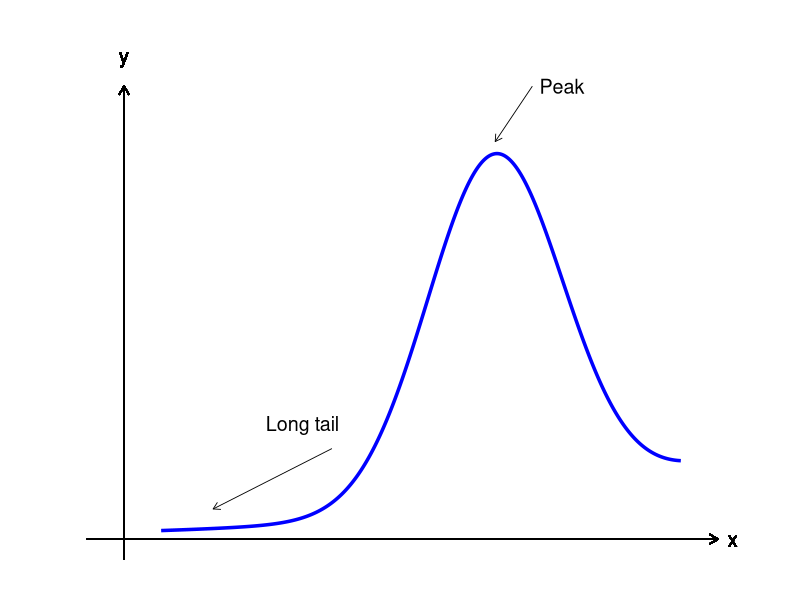
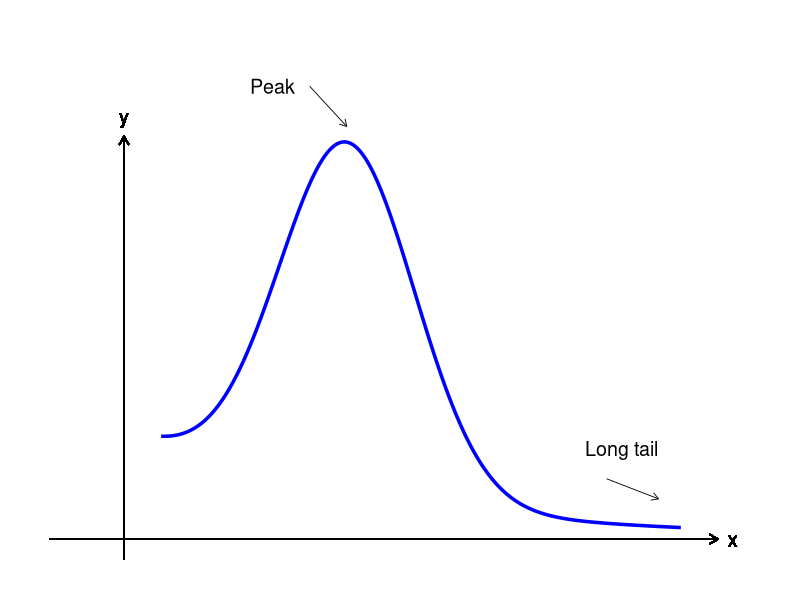
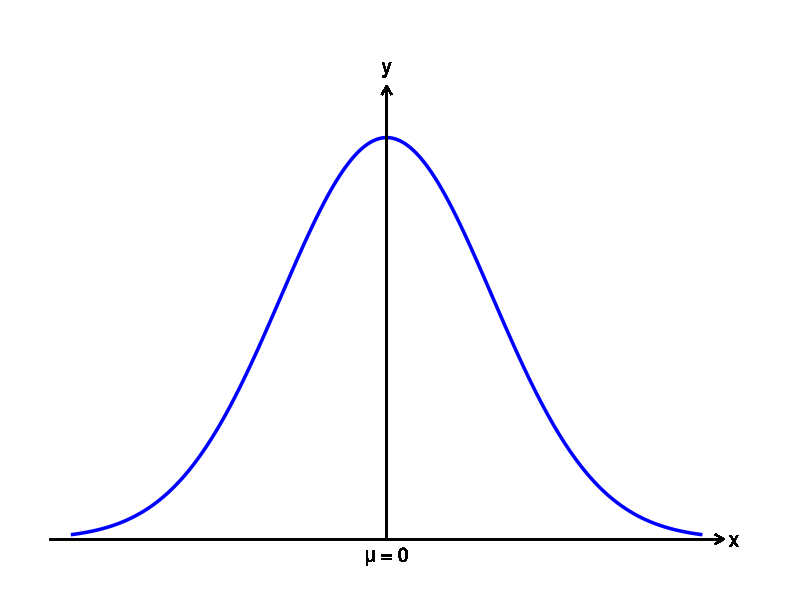
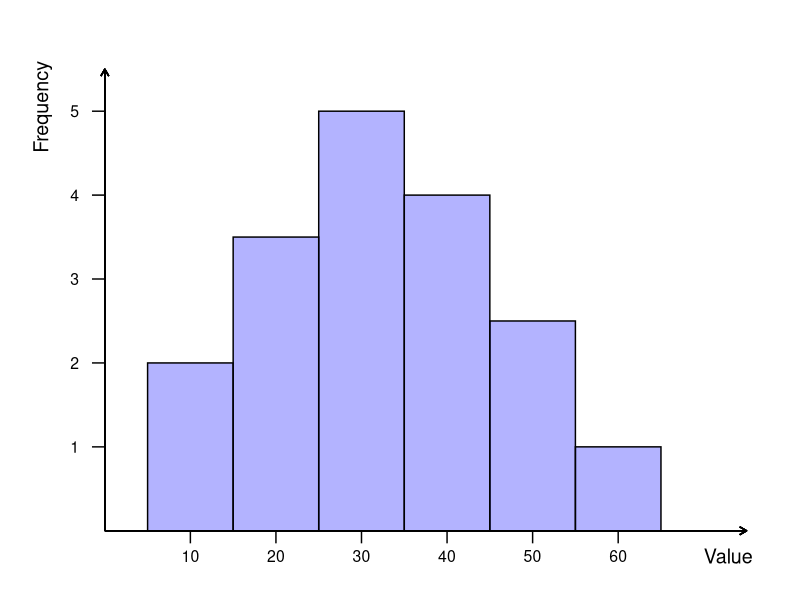
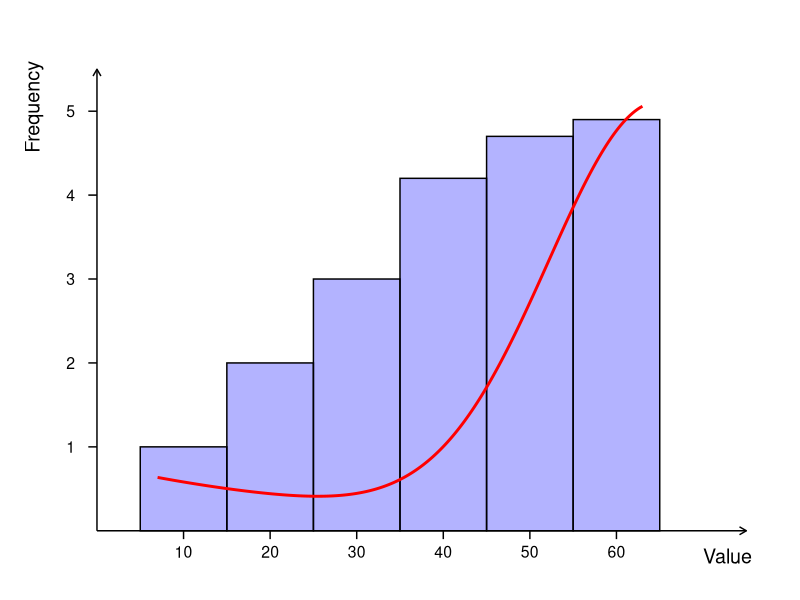
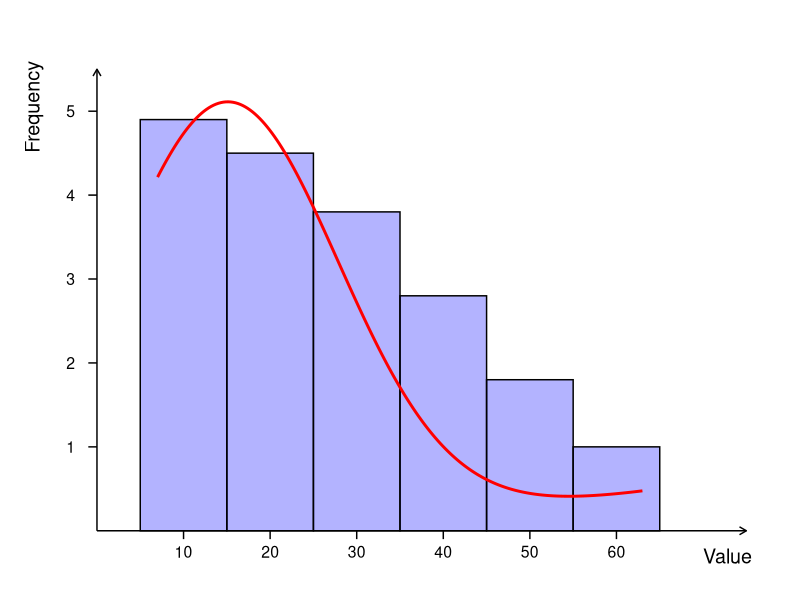
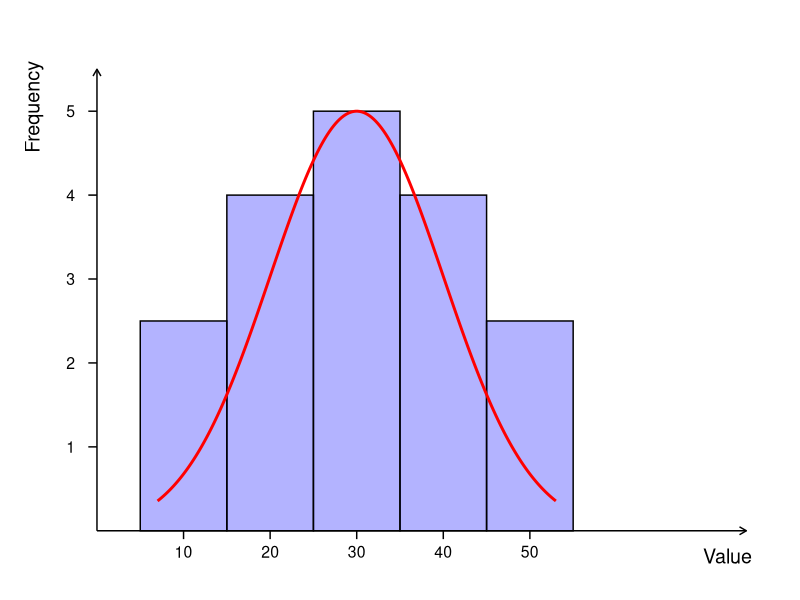
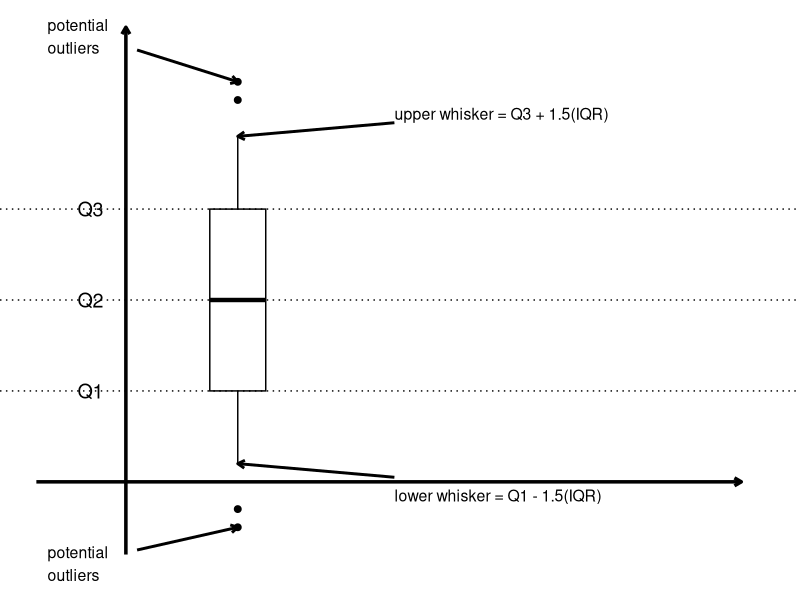

Recreate these plots in R, in order.
## ---- chunk 1
library(ggplot2)
library(grid)  # for unit()

# Create data for the skewed curve
x <- seq(0.5, 7.5, length.out = 500)
y <- 3.5 * exp(-0.6 * (x - 5)^2) + 0.6 * exp(-0.3 * (7 - x))
data <- data.frame(x, y)

# Plot
ggplot(data, aes(x, y)) +
  geom_line(color = "blue", linewidth = 1.2) +
  
  # Custom x- and y-axes with arrows
  geom_segment(aes(x = -0.5, xend = 8, y = 0, yend = 0),
               arrow = arrow(length = unit(0.25, "cm")),
               color = "black", linewidth = 0.5, inherit.aes = FALSE) +
  geom_segment(aes(x = 0, xend = 0, y = -0.2, yend = 4.5),
               arrow = arrow(length = unit(0.25, "cm")),
               color = "black", linewidth = 0.5, inherit.aes = FALSE) +
  
  # Axis labels near arrow tips
  geom_text(aes(x = 8.2, y = 0, label = "x"), size = 5, inherit.aes = FALSE) +
  geom_text(aes(x = 0, y = 4.8, label = "y"), size = 5, inherit.aes = FALSE) +
  
  # Annotations
  geom_segment(data = data.frame(x = 2.8, y = 0.9, xend = 1.2, yend = 0.3),
               aes(x = x, y = y, xend = xend, yend = yend),
               arrow = arrow(length = unit(0.2, "cm")), linewidth = 0.3,
               inherit.aes = FALSE) +
  geom_text(data = data.frame(x = 2.4, y = 1.15, label = "Long tail"),
            aes(x = x, y = y, label = label), size = 5,
            inherit.aes = FALSE) +
  
  geom_segment(data = data.frame(x = 5.5, y = 4.5, xend = 5.0, yend = 3.95),
               aes(x = x, y = y, xend = xend, yend = yend),
               arrow = arrow(length = unit(0.2, "cm")), linewidth = 0.3,
               inherit.aes = FALSE) +
  geom_text(data = data.frame(x = 5.90, y = 4.5, label = "Peak"),
            aes(x = x, y = y, label = label), size = 5,
            inherit.aes = FALSE) +
  
  coord_cartesian(xlim = c(-1, 8.5), ylim = c(-0.2, 5)) +
  theme_minimal(base_size = 14) +
  theme(
    panel.grid = element_blank(),
    axis.title = element_blank(),
    axis.text = element_blank(),
    axis.ticks = element_blank()
  )
## ---- chunk 2
library(ggplot2)
library(grid)  # for unit()

# Create data for the skewed curve
x <- seq(0.5, 7.5, length.out = 500)
y <- 3.5 * exp(-0.6 * (x - 3)^2) + 0.6 * exp(-0.3 * (x - 2))
data <- data.frame(x, y)

ggplot(data, aes(x, y)) +
  geom_line(color = "blue", linewidth = 1.2) +
  
  # Axes with arrows
  geom_segment(aes(x = -1, xend = 8, y = 0, yend = 0),
               arrow = arrow(length = unit(0.25, "cm")),
               color = "black", linewidth = 0.5, inherit.aes = FALSE) +
  geom_segment(aes(x = 0, xend = 0, y = -0.2, yend = 4),
               arrow = arrow(length = unit(0.25, "cm")),
               color = "black", linewidth = 0.5, inherit.aes = FALSE) +
  
  # Axis labels
  geom_text(aes(x = 8.2, y = 0, label = "x"), size = 5, inherit.aes = FALSE) +
  geom_text(aes(x = 0, y = 4.2, label = "y"), size = 5, inherit.aes = FALSE) +
  
  # Annotations
  geom_segment(data = data.frame(x = 2.5, y = 4.5, xend = 3, yend = 4.1),
               aes(x = x, y = y, xend = xend, yend = yend),
               arrow = arrow(length = unit(0.2, "cm")),
               linewidth = 0.3, inherit.aes = FALSE) +
  geom_text(data = data.frame(x = 2, y = 4.5, label = "Peak"),
            aes(x = x, y = y, label = label),
            size = 5, inherit.aes = FALSE) +
  
  geom_segment(data = data.frame(x = 6.5, y = 0.6, xend = 7.2, yend = 0.4),
               aes(x = x, y = y, xend = xend, yend = yend),
               arrow = arrow(length = unit(0.2, "cm")),
               linewidth = 0.3, inherit.aes = FALSE) +
  geom_text(data = data.frame(x = 6.7, y = 0.9, label = "Long tail"),
            aes(x = x, y = y, label = label),
            size = 5, inherit.aes = FALSE) +
  
  coord_cartesian(xlim = c(-1, 8.5), ylim = c(-0.2, 5)) +
  theme_minimal(base_size = 14) +
  theme(
    panel.grid = element_blank(),
    axis.title = element_blank(),
    axis.text = element_blank(),
    axis.ticks = element_blank()
  )
## ---- chunk 3
library(ggplot2)
library(grid)

# Standard normal curve
x <- seq(-3, 3, length.out = 500)
y <- dnorm(x)
data <- data.frame(x, y)

ggplot(data, aes(x, y)) +
  geom_line(color = "blue", linewidth = 1.2) +
  
  # Axes with arrows
  geom_segment(aes(x = -3.2, xend = 3.2, y = 0, yend = 0),
               arrow = arrow(length = unit(0.25, "cm")),
               color = "black", linewidth = 0.6, inherit.aes = FALSE) +
  geom_segment(aes(x = 0, xend = 0, y = 0, yend = 0.45),
               arrow = arrow(length = unit(0.25, "cm")),
               color = "black", linewidth = 0.6, inherit.aes = FALSE) +
  
  # Dashed line from peak to x-axis
  geom_segment(aes(x = 0, xend = 0, y = 0, yend = dnorm(0)),
               linetype = "dashed", color = "black", inherit.aes = FALSE) +
  
  # Axis labels
  geom_text(aes(x = 3.3, y = 0, label = "x"), size = 5, inherit.aes = FALSE) +
  geom_text(aes(x = 0, y = 0.47, label = "y"), size = 5, inherit.aes = FALSE) +
  
  # Label for mu = 0
  geom_text(aes(x = 0, y = -0.015, label = "μ = 0"), size = 5, inherit.aes = FALSE) +
  
  coord_cartesian(xlim = c(-3.2, 3.5), ylim = c(-0.02, 0.5)) +
  theme_minimal(base_size = 14) +
  theme(
    panel.grid = element_blank(),
    axis.title = element_blank(),
    axis.text = element_blank(),
    axis.ticks = element_blank()
  )
## ---- chunk 4
library(ggplot2)

# Data for bars
df <- data.frame(
  xmin = c(0.5, 1.5, 2.5, 3.5, 4.5, 5.5),
  xmax = c(1.5, 2.5, 3.5, 4.5, 5.5, 6.5),
  ymax = c(2, 3.5, 5, 4, 2.5, 1)
)
df$xmid <- (df$xmin + df$xmax) / 2
df$xlabel <- c("10", "20", "30", "40", "50", "60")

# Plot
ggplot(df) +
  # Bars
  geom_rect(aes(xmin = xmin, xmax = xmax, ymin = 0, ymax = ymax),
            fill = "blue", alpha = 0.3, color = "black") +
  
  # X-axis ticks and labels
  geom_segment(data = df, aes(x = xmid, xend = xmid, y = 0, yend = -0.15)) +
  geom_text(data = df, aes(x = xmid, y = -0.3, label = xlabel), size = 4) +
  
  # Y-axis ticks and labels
  geom_segment(data = data.frame(y = 1:5),
               aes(x = 0, xend = -0.15, y = y, yend = y)) +
  geom_text(data = data.frame(y = 1:5),
            aes(x = -0.3, y = y, label = y), size = 4, hjust = 1) +
  
  # Axis arrows
  geom_segment(aes(x = 0, xend = 7.5, y = 0, yend = 0),
               arrow = arrow(length = unit(0.2, "cm")), linewidth = 0.5) +
  geom_segment(aes(x = 0, xend = 0, y = 0, yend = 5.5),
               arrow = arrow(length = unit(0.2, "cm")), linewidth = 0.5) +
  
  # Axis titles
  annotate("text", x = 7.0, y = -0.3, label = "Value", hjust = 0, size = 5) +
  annotate("text", x = -0.75, y = 5.6, label = "Frequency", angle = 90, hjust = 1, size = 5) +
  
  # Layout
  coord_cartesian(xlim = c(-0.8, 7.7), ylim = c(-0.5, 6)) +
  theme_void()
## ---- chunk 5
library(ggplot2)

# Bar data
df <- data.frame(
  xmin = c(0.5, 1.5, 2.5, 3.5, 4.5, 5.5),
  xmax = c(1.5, 2.5, 3.5, 4.5, 5.5, 6.5),
  ymax = c(1, 2, 3, 4.2, 4.7, 4.9)
)
df$xmid <- (df$xmin + df$xmax) / 2
df$xlabel <- c("10", "20", "30", "40", "50", "60")

# Curve function
curve_df <- data.frame(x = seq(0.7, 6.3, length.out = 200))
curve_df$y <- with(curve_df, 5 * exp(-0.3 * (6.5 - x)^2) + 0.5 * exp(-0.3 * (x - 1.5)))

# Y ticks
yticks <- data.frame(y = 1:5)

# Plot
ggplot() +
  # Histogram bars
  geom_rect(data = df,
            aes(xmin = xmin, xmax = xmax, ymin = 0, ymax = ymax),
            fill = "blue", alpha = 0.3, color = "black") +
  
  # Red curve
  geom_line(data = curve_df, aes(x = x, y = y), color = "red", linewidth = 1) +
  
  # X ticks and labels
  geom_segment(data = df, aes(x = xmid, xend = xmid, y = 0, yend = -0.1)) +
  geom_text(data = df, aes(x = xmid, y = -0.25, label = xlabel), size = 4) +
  
  # Y ticks and labels
  geom_segment(data = yticks, aes(x = 0, xend = -0.1, y = y, yend = y)) +
  geom_text(data = yticks, aes(x = -0.25, y = y, label = y), size = 4, hjust = 1) +
  
  # Axis arrows
  geom_segment(aes(x = 0, xend = 7.5, y = 0, yend = 0),
               arrow = arrow(length = unit(0.2, "cm")), linewidth = 0.5) +
  geom_segment(aes(x = 0, xend = 0, y = 0, yend = 5.5),
               arrow = arrow(length = unit(0.2, "cm")), linewidth = 0.5) +
  
  # Axis titles
  annotate("text", x = 7.0, y = -0.3, label = "Value", hjust = 0, size = 5) +
  annotate("text", x = -0.75, y = 5.6, label = "Frequency", angle = 90, hjust = 1, size = 5) +
  
  # Final styling
  coord_cartesian(xlim = c(-0.7, 7.7), ylim = c(-0.5, 6)) +
  theme_void()
## ---- chunk 6
library(ggplot2)

# Bar data
df <- data.frame(
  xmin = c(0.5, 1.5, 2.5, 3.5, 4.5, 5.5),
  xmax = c(1.5, 2.5, 3.5, 4.5, 5.5, 6.5),
  ymax = c(4.9, 4.5, 3.8, 2.8, 1.8, 1)
)
df$xmid <- (df$xmin + df$xmax) / 2
df$xlabel <- c("10", "20", "30", "40", "50", "60")

# Curve
curve_df <- data.frame(x = seq(0.7, 6.3, length.out = 200))
curve_df$y <- with(curve_df, 5 * exp(-0.3 * (x - 1.5)^2) + 0.5 * exp(-0.3 * (6.5 - x)))

# Y-axis tick data
yticks <- data.frame(y = 1:5)

# Plot
ggplot() +
  # Histogram bars
  geom_rect(data = df,
            aes(xmin = xmin, xmax = xmax, ymin = 0, ymax = ymax),
            fill = "blue", alpha = 0.3, color = "black") +
  
  # Red curve
  geom_line(data = curve_df, aes(x = x, y = y), color = "red", linewidth = 1) +
  
  # X-axis ticks and labels
  geom_segment(data = df, aes(x = xmid, xend = xmid, y = 0, yend = -0.1)) +
  geom_text(data = df, aes(x = xmid, y = -0.25, label = xlabel), size = 4) +
  
  # Y-axis ticks and labels
  geom_segment(data = yticks, aes(x = 0, xend = -0.1, y = y, yend = y)) +
  geom_text(data = yticks, aes(x = -0.25, y = y, label = y), size = 4, hjust = 1) +
  
  # Axes with arrows
  geom_segment(aes(x = 0, xend = 7.5, y = 0, yend = 0),
               arrow = arrow(length = unit(0.2, "cm")), linewidth = 0.5) +
  geom_segment(aes(x = 0, xend = 0, y = 0, yend = 5.5),
               arrow = arrow(length = unit(0.2, "cm")), linewidth = 0.5) +
  
  # Axis titles
  annotate("text", x = 7.0, y = -0.3, label = "Value", hjust = 0, size = 5) +
  annotate("text", x = -0.75, y = 5.6, label = "Frequency", angle = 90, hjust = 1, size = 5) +
  
  # Final layout
  coord_cartesian(xlim = c(-0.7, 7.7), ylim = c(-0.5, 6)) +
  theme_void()
## ---- chunk 7
library(ggplot2)

# Bar data (symmetric around center)
df <- data.frame(
  xmin = c(0.5, 1.5, 2.5, 3.5, 4.5),
  xmax = c(1.5, 2.5, 3.5, 4.5, 5.5),
  ymax = c(2.5, 4, 5, 4, 2.5)
)
df$xmid <- (df$xmin + df$xmax) / 2
df$xlabel <- c("10", "20", "30", "40", "50")

# Red curve: f(x) = 5 * exp(-0.5 * (x - 3)^2)
curve_df <- data.frame(x = seq(0.7, 5.3, length.out = 200))
curve_df$y <- with(curve_df, 5 * exp(-0.5 * (x - 3)^2))

# Y ticks
yticks <- data.frame(y = 1:5)

# ggplot
ggplot() +
  # Bars
  geom_rect(data = df,
            aes(xmin = xmin, xmax = xmax, ymin = 0, ymax = ymax),
            fill = "blue", alpha = 0.3, color = "black") +
  
  # Red curve
  geom_line(data = curve_df, aes(x = x, y = y), color = "red", linewidth = 1) +
  
  # X-axis ticks and labels
  geom_segment(data = df, aes(x = xmid, xend = xmid, y = 0, yend = -0.1)) +
  geom_text(data = df, aes(x = xmid, y = -0.25, label = xlabel), size = 4) +
  
  # Y-axis ticks and labels
  geom_segment(data = yticks, aes(x = 0, xend = -0.1, y = y, yend = y)) +
  geom_text(data = yticks, aes(x = -0.25, y = y, label = y), size = 4, hjust = 1) +
  
  # Axis arrows
  geom_segment(aes(x = 0, xend = 7.5, y = 0, yend = 0),
               arrow = arrow(length = unit(0.2, "cm")), linewidth = 0.5) +
  geom_segment(aes(x = 0, xend = 0, y = 0, yend = 5.5),
               arrow = arrow(length = unit(0.2, "cm")), linewidth = 0.5) +
  
  # Axis labels
  annotate("text", x = 7.0, y = -0.3, label = "Value", hjust = 0, size = 5) +
  annotate("text", x = -0.75, y = 5.6, label = "Frequency", angle = 90, hjust = 1, size = 5) +
  
  # Final layout
  coord_cartesian(xlim = c(-0.7, 7.7), ylim = c(-0.5, 6)) +
  theme_void()
## ---- chunk 8
library(ggplot2)
library(grid)  # for arrow unit()

# Quartile and whisker values
Q1 <- 2; Q2 <- 3; Q3 <- 4
low_whisker <- 1.2; high_whisker <- 4.8
outliers <- c(0.5, 0.7, 5.2, 5.4)
xbox <- 2  # x-position of the box (shifted right)

# Data
box_data <- data.frame(
  x = xbox,
  ymin = low_whisker,
  lower = Q1,
  middle = Q2,
  upper = Q3,
  ymax = high_whisker
)

outlier_data <- data.frame(
  x = xbox,
  y = outliers
)

quartile_lines <- data.frame(
  y = c(Q1, Q2, Q3),
  label = c("Q1", "Q2", "Q3")
)

# Plot
ggplot() +
  # Boxplot at x = 2
  geom_boxplot(data = box_data,
               aes(x = x, ymin = ymin, lower = lower, middle = middle,
                   upper = upper, ymax = ymax),
               stat = "identity", width = 0.5, fill = "white", color = "black", fatten = 3) +
  
  # Outliers
  geom_point(data = outlier_data, aes(x = x, y = y), size = 2) +
  
  # Dotted reference lines
  geom_hline(data = quartile_lines, aes(yintercept = y), linetype = "dotted") +
  geom_text(data = quartile_lines, aes(x = 0.8, y = y, label = label), hjust = 1, size = 5) +
  
  # Whisker annotations
  annotate("segment", x = xbox + 1.4, xend = xbox, y = high_whisker + 0.15, yend = high_whisker,
           arrow = arrow(length = unit(0.2, "cm")), size = 1) +
  annotate("text", x = xbox + 1.4, y = high_whisker + 0.25,
           label = "upper whisker = Q3 + 1.5(IQR)", hjust = 0, size = 4) +
  
  annotate("segment", x = xbox + 1.4, xend = xbox, y = low_whisker - 0.15, yend = low_whisker,
           arrow = arrow(length = unit(0.2, "cm")), size = 1) +
  annotate("text", x = xbox + 1.4, y = low_whisker - 0.35,
           label = "lower whisker = Q1 - 1.5(IQR)", hjust = 0, size = 4) +
  
  # Outlier annotations
  annotate("segment", x = xbox - 0.9, xend = xbox, y = 5.75, yend = 5.4,
           arrow = arrow(length = unit(0.2, "cm")), size = 1) +
  annotate("text", x = xbox - 1.7, y = 5.9,
           label = "potential\noutliers", hjust = 0, size = 4) +
  
  annotate("segment", x = xbox - 0.9, xend = xbox, y = 0.25, yend = 0.5,
           arrow = arrow(length = unit(0.2, "cm")), size = 1) +
  annotate("text", x = xbox - 1.7, y = 0.1,
           label = "potential\noutliers", hjust = 0, size = 4) +
  
  # Axis arrows (without numeric labels)
  annotate("segment", x = 1, xend = 1, y = 0.2, yend = 6,
           arrow = arrow(length = unit(0.2, "cm")), size = 1.2) +
  annotate("segment", x = 0.2, xend = 6.5, y = 1, yend = 1,
           arrow = arrow(length = unit(0.2, "cm")), size = 1.2) +
  
  # Layout: remove ticks, gridlines, and background
  coord_cartesian(xlim = c(0.2, 6.7), ylim = c(0, 6)) +
  theme_void() +
  theme(axis.text = element_blank(), axis.ticks = element_blank())
## ---- chunk 9
library(ggplot2)

# Generate left-skewed data
set.seed(123)
x <- rbeta(1000, shape1 = 5, shape2 = 2)
df <- data.frame(value = x)

# Compute mean and median
mean_val <- mean(df$value)
median_val <- median(df$value)

# Vertical offset to separate labels
label_offset <- 0.03  # you can increase this for more spacing

# Plot
ggplot(df, aes(x = "", y = value)) +
  geom_boxplot(fill = "lightblue", width = 0.3, outlier.shape = NA) +
  
  # Mean point and dashed lines
  geom_point(aes(y = mean_val), color = "red", size = 3) +
  geom_segment(aes(x = 0.85, xend = 1.15, y = median_val, yend = median_val),
               color = "blue", linetype = "dashed") +
  geom_segment(aes(x = 0.85, xend = 1.15, y = mean_val, yend = mean_val),
               color = "red", linetype = "dashed") +
  
  # Separated annotations
  annotate("text", x = 1.25, y = mean_val - label_offset, 
           label = sprintf("Mean = %.2f", mean_val), 
           color = "red", hjust = 0, size = 3.8) +
  annotate("text", x = 1.25, y = median_val + label_offset, 
           label = sprintf("Median = %.2f", median_val), 
           color = "blue", hjust = 0, size = 3.8) +
  
  # Labels and theme
  labs(title = "Boxplot: Median > Mean (Left-Skewed)", y = "Value", x = NULL) +
  scale_y_continuous(expand = expansion(mult = c(0.05, 0.15))) +
  theme_minimal() +
  theme(
    axis.text.x = element_blank(),
    axis.ticks.x = element_blank()
  ) +
  coord_cartesian(clip = "off")
## ---- chunk 10
library(ggplot2)

# Generate right-skewed data (mean > median)
set.seed(456)
x <- rbeta(1000, shape1 = 2, shape2 = 5)  # right-skewed
df <- data.frame(value = x)

# Compute summary statistics
mean_val <- mean(df$value)
median_val <- median(df$value)
label_offset <- 0.03  # vertical space between annotations

# Plot
ggplot(df, aes(x = "", y = value)) +
  geom_boxplot(fill = "lightblue", width = 0.3, outlier.shape = NA) +
  
  # Mean point and dashed lines
  geom_point(aes(y = mean_val), color = "red", size = 3) +
  geom_segment(aes(x = 0.85, xend = 1.15, y = median_val, yend = median_val),
               color = "blue", linetype = "dashed") +
  geom_segment(aes(x = 0.85, xend = 1.15, y = mean_val, yend = mean_val),
               color = "red", linetype = "dashed") +
  
  # Separated annotations
  annotate("text", x = 1.25, y = mean_val + label_offset, 
           label = sprintf("Mean = %.2f", mean_val), 
           color = "red", hjust = 0, size = 3.8) +
  annotate("text", x = 1.25, y = median_val - label_offset, 
           label = sprintf("Median = %.2f", median_val), 
           color = "blue", hjust = 0, size = 3.8) +
  
  # Labels and theme
  labs(title = "Boxplot: Mean > Median (Right-Skewed)", y = "Value", x = NULL) +
  scale_y_continuous(expand = expansion(mult = c(0.05, 0.15))) +
  theme_minimal() +
  theme(
    axis.text.x = element_blank(),
    axis.ticks.x = element_blank()
  ) +
  coord_cartesian(clip = "off")
## ---- chunk 11
library(ggplot2)

# Manually construct symmetric data with exact mean == median
# For example: symmetric around 0.5
x <- c(0.1, 0.3, 0.4, 0.5, 0.6, 0.7, 0.9)  # odd number: median is middle
x <- rep(x, times = 10)  # repeat to enlarge data
df <- data.frame(value = x)

# Compute summary statistics
mean_val <- mean(df$value)     # exactly 0.5
median_val <- median(df$value) # exactly 0.5
label_offset <- 0.02

# Plot
ggplot(df, aes(x = "", y = value)) +
  geom_boxplot(fill = "lightblue", width = 0.3, outlier.shape = NA) +
  
  # Add mean point and dashed line
  geom_point(aes(y = mean_val), color = "red", size = 3) +
  geom_segment(aes(x = 0.85, xend = 1.15, y = median_val, yend = median_val),
               color = "blue", linetype = "dashed") +
  
  # Since mean = median, just annotate once
  annotate("text", x = 1.25, y = mean_val + label_offset, 
           label = sprintf("Mean = Median = %.2f", mean_val), 
           color = "purple", hjust = 0, size = 4) +
  
  # Labels and theme
  labs(title = "Boxplot: Mean = Median (Perfectly Symmetric Data)", 
       y = "Value", x = NULL) +
  scale_y_continuous(expand = expansion(mult = c(0.05, 0.15))) +
  theme_minimal() +
  theme(
    axis.text.x = element_blank(),
    axis.ticks.x = element_blank()
  ) +
  coord_cartesian(clip = "off")
